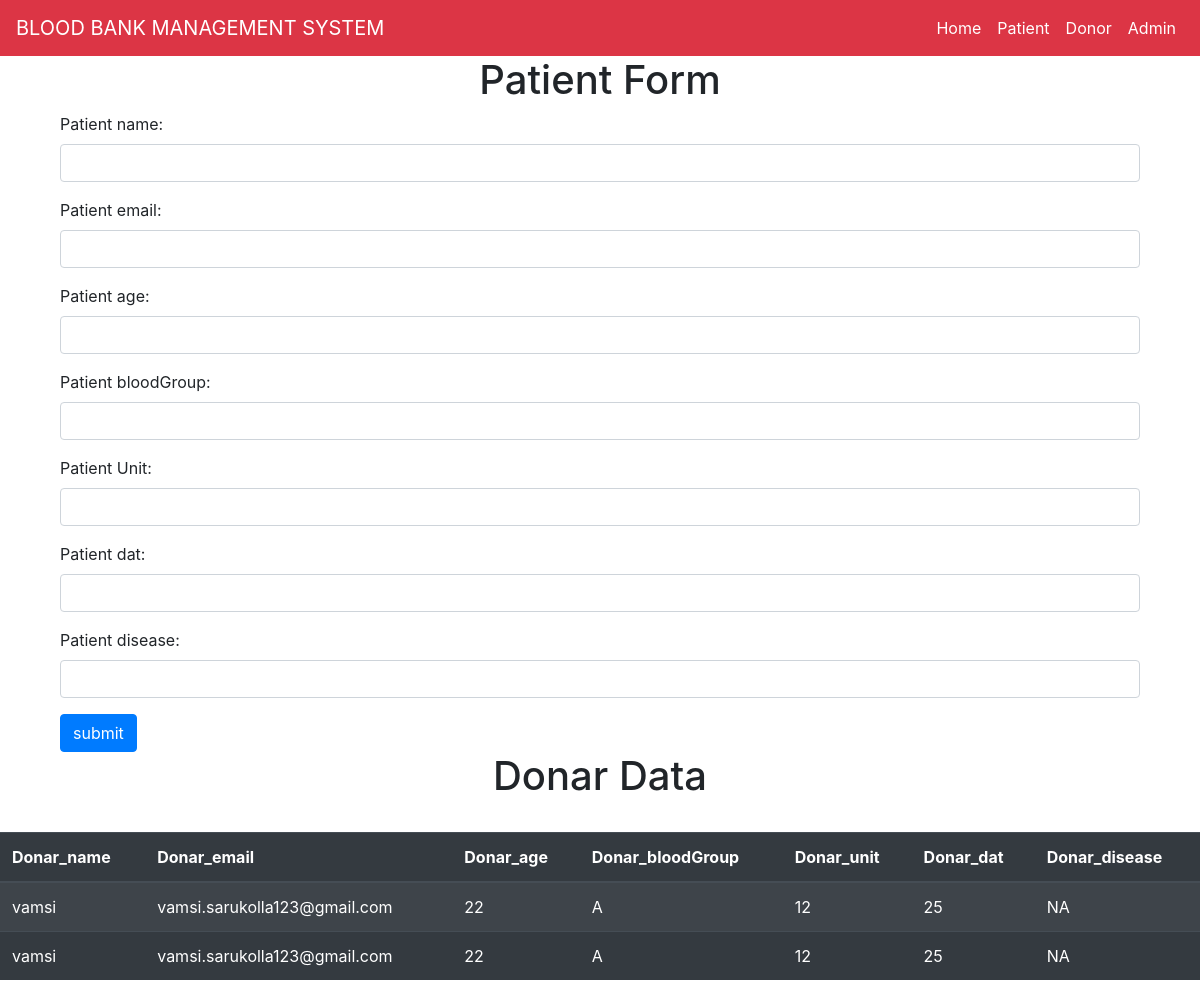
/patient/ (signed in), run on the app's committed database.
### Bloodapp/models.py (models this page shows)
class Donar(models.Model):
   Donar_name=models.CharField(max_length=50,null=True)
   Donar_email=models.EmailField(max_length=50,null=True)
   Donar_age=models.IntegerField(null=True)
   Donar_bloodGroup=models.CharField(max_length=10,null=True)
   Donar_Unit=models.IntegerField(null=True)
   Donar_dat=models.IntegerField(null=True)
   Donar_disease=models.CharField(max_length=50,null=True)

### Bloodapp/views.py (the view)
# urls.py: path('patient/',views.patient,name='patient'),
@login_required(login_url='plogin')
def patient(request):
    patient_form=PatientForm()
    if request.method=='POST':
        patient_form=PatientForm(request.POST)
        patient_form.save()
        patient_form=PatientForm()
    ddata=Donar.objects.all()
    pdata=Patient.objects.all()
    context={
         'pform':patient_form,
         'pdata':pdata,
          'ddata':ddata
    }
    return render(request,'patient.html',context)

### Bloodapp/forms.py
class PatientForm(forms.ModelForm):
    class Meta:
        model=Patient
        fields='__all__'
        widgets={
            'id':forms.TextInput(attrs={'class':'form-control'}),
             'Patient_name':forms.TextInput(attrs={'class':'form-control'}),
              'Patient_email':forms.TextInput(attrs={'class':'form-control'}),
               'Patient_age':forms.TextInput(attrs={'class':'form-control'}),
                'Patient_bloodGroup':forms.TextInput(attrs={'class':'form-control'}),
                'Patient_Unit':forms.TextInput(attrs={'class':'form-control'}),
                'Patient_dat':forms.TextInput(attrs={'class':'form-control'}),
               'Patient_disease':forms.TextInput(attrs={'class':'form-control'}),
        }

### templates/patient.html (shortened to what this page needs)
<!DOCTYPE html>
<html>
<head>
  <link rel="stylesheet" href="https://cdn.jsdelivr.net/npm/bootstrap@4.3.1/dist/css/bootstrap.min.css">
</head>
<body>
  <nav class="navbar navbar-expand-lg navbar-light bg-danger">
    <a class="navbar-brand text-white">BLOOD BANK MANAGEMENT SYSTEM</a>
    <div class="collapse navbar-collapse" id="navbarNavAltMarkup">
        <div class="navbar-nav ml-auto">
            <a class="nav-item nav-link text-white" href="/"> Home <span class="sr-only">(current)</span></a>
            <a class="nav-item nav-link text-white" href="/patient"> Patient</a>
            <a class="nav-item nav-link text-white" href="/donor"> Donor</a>
            <a class="nav-item nav-link text-white" href="/login"> Admin</a>
        </div>
    </div>
</nav>
  <section class="hero is-medium is-large container">
  <div class="hero-head">
    <div class="hero-body">
      <div class="container has-text-centered">
  <form action="" method="post" enctype="multipart/form-data" ">
    <h1  class="text-center">Patient Form</h1>
     {{pform.as_p}}
    <input type="submit" value="submit" class="btn btn-primary">
  </form>
</div>
    </div>
  </div>
  </section>
<h1 class="text-center">Donar Data</h1>
<br>
    <table class="table table-striped table-dark">
      <thead>
        <tr>
          <th scope="col">Donar_name</th>
          <th scope="col">Donar_email</th>
          <th scope="col">Donar_age</th>
          <th scope="col">Donar_bloodGroup</th>
          <th scope="col">Donar_unit</th>
          <th scope="col">Donar_dat</th>
          <th scope="col">Donar_disease</th>
        </tr>
      </thead>
      <tbody>
        {% for i in ddata %}
        <tr>
          <td>{{i.Donar_name}}</td>
          <td>{{i.Donar_email}}</td>
          <td>{{i.Donar_age}}</td>
          <td>{{i.Donar_bloodGroup}}</td>
          <td>{{i.Donar_Unit}}</td>
          <td>{{i.Donar_dat}}</td>
          <td>{{i.Donar_disease}}</td>
        </tr>
        {% endfor%}
      </tbody>
    </table>
</body>
</html>

### data on the page
Donar: Donar_name "vamsi", Donar_email "vamsi.sarukolla123@gmail.com", Donar_age "22", Donar_bloodGroup "A", Donar_Unit "12", Donar_dat "25", Donar_disease "NA"
Donar: Donar_name "vamsi", Donar_email "vamsi.sarukolla123@gmail.com", Donar_age "22", Donar_bloodGroup "A", Donar_Unit "12", Donar_dat "25", Donar_disease "NA"
